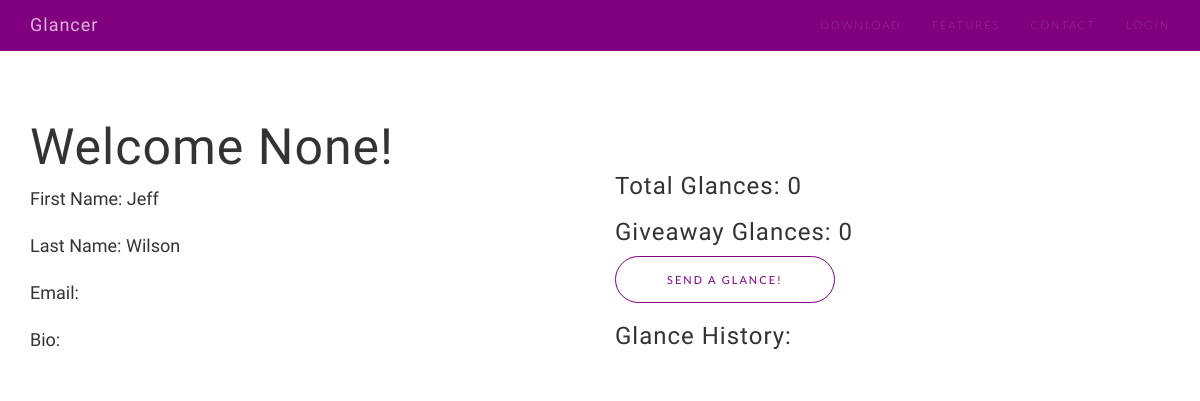
Page /user/2/ on the earlier database version.
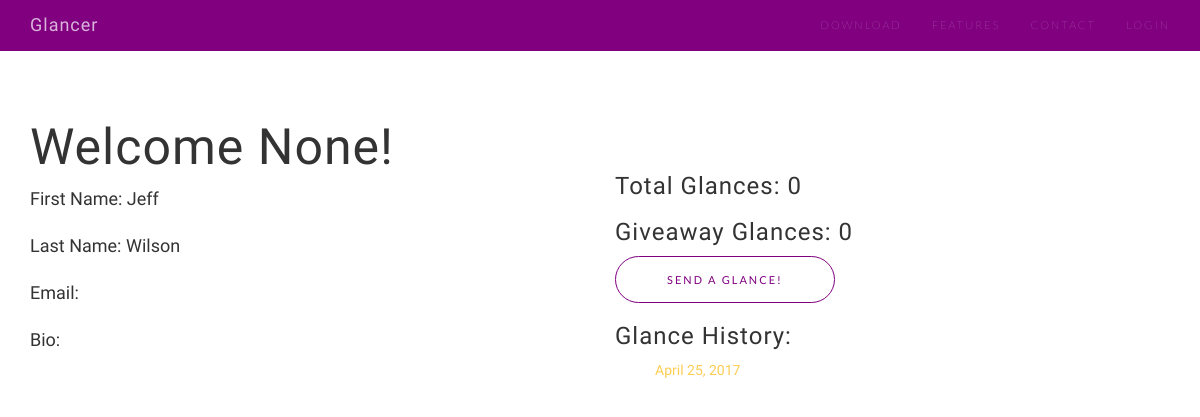
Same page on the later database version.
### Glancer/models.py (models this page shows, shortened)
class Profile(models.Model):
    user = models.OneToOneField(User, on_delete=models.CASCADE)
    bio = models.TextField(max_length=500, blank=True)
    glance_number = models.PositiveIntegerField(blank='false', default=0)
    glance_giveaway = models.PositiveIntegerField(blank='false', default=0)

class Glance(models.Model):
    value = 1
    date = models.DateField('Date Sent')
    description = models.TextField(max_length=200, blank=True)
    receiver = models.ForeignKey(Profile, related_name="glance_receiver", on_delete=models.CASCADE)

### Glancer/views.py (the view)
# urls.py: url(r'^user/(?P<user_id>[0-9]+)/$', views.user, name='user'),
def user(request, user_id):
    username = None
    if request.user.is_authenticated():
        username = request.user.username
    user_object = None
    user_list = Profile.objects.order_by('user__first_name')
    for user in user_list:
        if str(user.user_id) == str(user_id):
            user_object = user
    glance_number = user_object.glance_number
    glance_giveaway = user_object.glance_giveaway
    glance_list = ['']
    glance_all = Glance.objects.all().order_by('date')
    for glance in glance_all:
        if(glance.receiver == user_object):
            glance_list.append(glance)
    context = {
        'user_id' : user_id,
        'username' : username,
        'user_object' : user_object,
        'glance_number' : glance_number,
        'glance_list' : glance_list,
        'glance_giveaway' : glance_giveaway
    }
    return render(request, 'Glancer/user.html', context)

### Glancer/templates/Glancer/user.html (shortened to what this page needs)
{% load static %}
<!DOCTYPE html>
<html lang="en">
<head>
    <link href="{% static "Glancer/lib/bootstrap/css/bootstrap.min.css"%}" rel="stylesheet">
    <link rel="stylesheet" href="{% static "Glancer/lib/font-awesome/css/font-awesome.min.css"%}">
    <link rel="stylesheet" href="{% static "Glancer/lib/simple-line-icons/css/simple-line-icons.css"%}">
    <link rel="stylesheet" href="{% static "Glancer/lib/device-mockups/device-mockups.min.css"%}">
    <link href="{% static "Glancer/css/new-age.min.css"%}" rel="stylesheet">
</head>
<body id="page-top">
<nav id="mainNav" style="background-color: purple;" class="navbar navbar-default navbar-fixed-top">
    <div class="container">
        <div class="navbar-header">
            <a class="navbar-brand page-scroll" href="/#page-top">Glancer</a>
        </div>
        <div class="collapse navbar-collapse" id="bs-example-navbar-collapse-1">
            <ul class="nav navbar-nav navbar-right">
                <li>
                    <a class="page-scroll" href="#download">Download</a>
                </li>
                <li>
                    <a class="page-scroll" href="#features">Features</a>
                </li>
                <li>
                    <a class="page-scroll" href="#contact">Contact</a>
                </li>
                 <li>
                        {% if not authentic %}
                            <a class="" href="/login/">Login</a>
                            {% else %}
                            <a class="" href="/user/{{ user_id.toString }}/">Hi {{ username }}!</a>
                        {% endif %}
                 </li>
            </ul>
        </div>
    </div>
</nav>
<section id="features" class="features">
        <div class="container">
            <div class="row">
                <div class="col-sm-6">
                    <h2>Welcome {{ username }}!</h2>
                    <p>First Name: {{ user_object.user.first_name }}</p>
                    <p>Last Name: {{ user_object.user.last_name }}</p>
                    <p>Email: {{ user_object.user.email }}</p>
                    <p>Bio: {{ user_object.bio }}</p>
                </div>
                <div class="col-sm-6">
                    <h3><br><br>Total Glances: {{ glance_number }}</h3>
                    <h3>Giveaway Glances: {{ glance_number }}</h3>
                    <a href="/send/" class="btn btn-outline btn-xl page-scroll" style="border-color: purple;width: 220px;color:purple;">Send a Glance!</a>
                    <h3>Glance History:</h3>
                    {% for glance in glance_list %}
                        <ul>
                        <a>{{ glance.date.date }} </a>
                        </ul>
                    {% endfor %}
                </div>
            </div>
        </div>
</section>
</body>
</html>

Differences in the rows shown:
added Glance: date "April 25, 2017"
